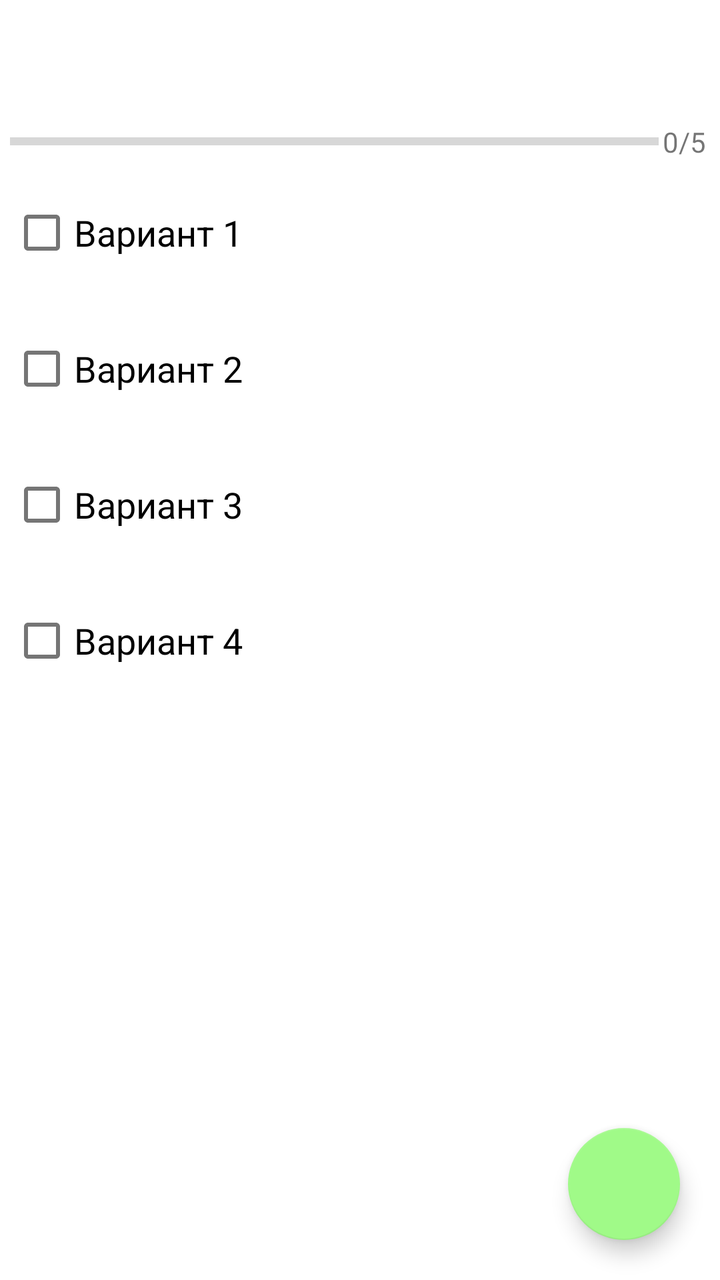
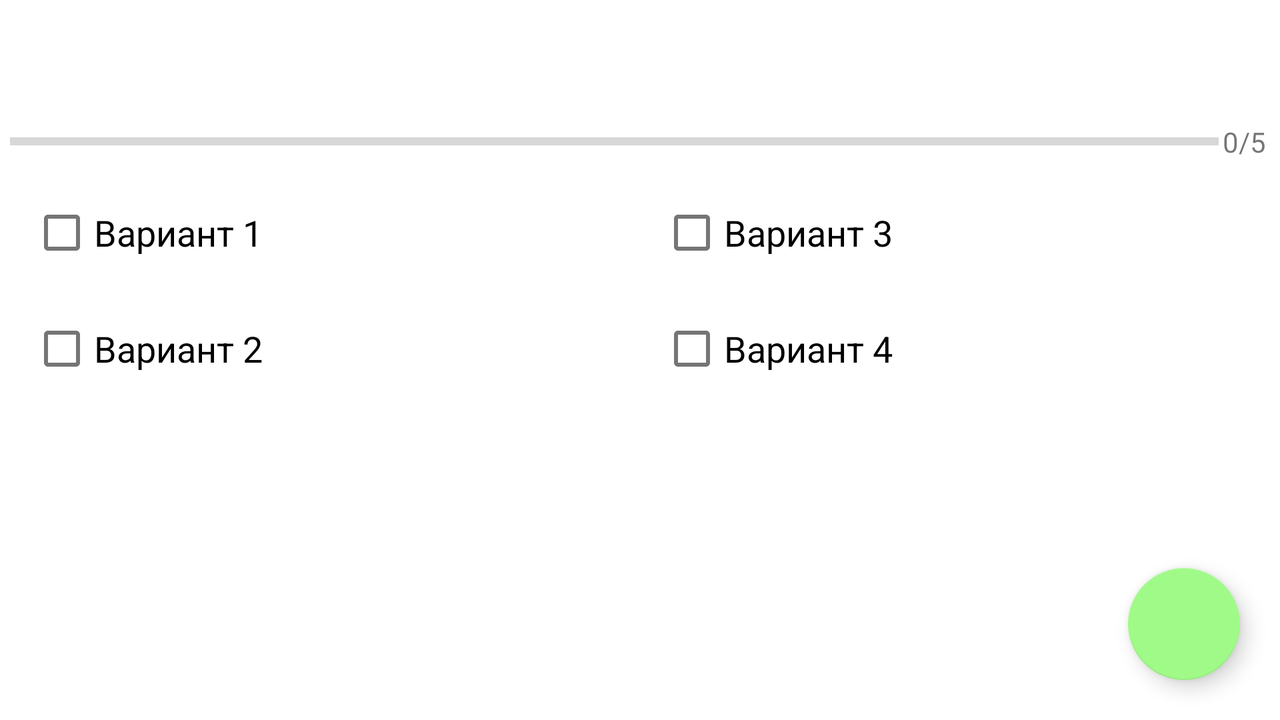

Two renders of one Android screen. The first uses the default layout on a phone; the second uses the alternative layout the repository ships for a different screen configuration, on a matching device. The two XML files are below.
<!-- AndroidManifest.xml: application theme Theme.QuizzApp -->
<!-- res/layout/activity_task.xml -->
<?xml version="1.0" encoding="utf-8"?>
<androidx.constraintlayout.widget.ConstraintLayout xmlns:android="http://schemas.android.com/apk/res/android"
    xmlns:app="http://schemas.android.com/apk/res-auto"
    xmlns:tools="http://schemas.android.com/tools"
    android:id="@+id/constraintView"
    android:layout_width="match_parent"
    android:layout_height="match_parent"

    android:fillViewport="true"
    tools:context=".TaskActivity">

    <com.google.android.material.floatingactionbutton.FloatingActionButton
        android:id="@+id/fabHomeTask"
        android:layout_width="wrap_content"
        android:layout_height="wrap_content"
        android:layout_marginEnd="20dp"
        android:layout_marginBottom="20dp"
        android:clickable="true"
        android:contentDescription="@string/home"
        android:focusable="true"
        app:layout_constraintBottom_toBottomOf="parent"
        app:layout_constraintEnd_toEndOf="parent"
        app:maxImageSize="40dp"
        app:srcCompat="@drawable/ic_exit"
        tools:ignore="ImageContrastCheck" />

    <ScrollView
        android:layout_width="match_parent"
        android:layout_height="match_parent"
        app:layout_constraintBottom_toBottomOf="parent"
        app:layout_constraintEnd_toEndOf="parent"
        app:layout_constraintStart_toStartOf="parent"
        app:layout_constraintTop_toTopOf="parent">

        <LinearLayout
            android:id="@+id/linearLayout8"
            android:layout_width="match_parent"
            android:layout_height="wrap_content"
            android:gravity="center"
            android:orientation="vertical"
            android:padding="5dp">

            <TextView
                android:id="@+id/tv_question"
                android:layout_width="match_parent"
                android:layout_height="wrap_content"
                android:layout_margin="10dp"
                android:layout_marginBottom="2dp"
                android:gravity="center"
                android:textColor="@color/dark_grey"
                android:textSize="22sp" />

            <ImageView
                android:id="@+id/iv_image"
                android:layout_width="match_parent"
                android:layout_height="wrap_content"
                android:layout_marginTop="5dp"
                android:contentDescription="@string/image_task" />

            <LinearLayout
                android:id="@+id/ll_progress_details"
                android:layout_width="match_parent"
                android:layout_height="wrap_content"
                android:gravity="center_vertical"
                android:orientation="horizontal">

                <ProgressBar
                    android:id="@+id/progress_bar"
                    style="?android:attr/progressBarStyleHorizontal"
                    android:layout_width="0dp"
                    android:layout_height="wrap_content"
                    android:layout_weight="1"
                    android:indeterminate="false"
                    android:max="5"
                    android:minHeight="5dp"
                    android:progress="0" />

                <TextView
                    android:id="@+id/tv_progress"
                    android:layout_width="wrap_content"
                    android:layout_height="wrap_content"
                    android:gravity="center"
                    android:padding="2dp"
                    android:textColorHint="@color/light_gray"
                    android:textSize="14sp"
                    tools:text="0/5" />
            </LinearLayout>


            <CheckBox
                android:id="@+id/opt1"
                android:layout_width="match_parent"
                android:layout_height="wrap_content"
                android:layout_marginTop="10dp"
                android:layout_marginBottom="10dp"
                android:textSize="18sp"
                tools:text="Вариант 1" />

            <CheckBox
                android:id="@+id/opt2"
                android:layout_width="match_parent"
                android:layout_height="wrap_content"
                android:layout_marginTop="10dp"
                android:layout_marginBottom="10dp"
                android:textSize="18sp"
                tools:text="Вариант 2" />

            <CheckBox
                android:id="@+id/opt3"
                android:layout_width="match_parent"
                android:layout_height="wrap_content"
                android:layout_marginTop="10dp"
                android:layout_marginBottom="10dp"
                android:textSize="18sp"
                tools:text="Вариант 3" />

            <CheckBox
                android:id="@+id/opt4"
                android:layout_width="match_parent"
                android:layout_height="wrap_content"
                android:layout_marginTop="10dp"
                android:layout_marginBottom="10dp"
                android:textSize="18sp"
                tools:text="Вариант 4" />

            <com.google.android.material.button.MaterialButton
                android:id="@+id/btn_submit"
                android:layout_width="match_parent"
                android:layout_height="wrap_content"
                android:layout_margin="10dp"
                android:background="@drawable/rect_rounded_button"
                android:text="@string/btn_submit_txt"
                android:textColor="@color/white"
                android:textSize="18sp">

            </com.google.android.material.button.MaterialButton>

        </LinearLayout>
    </ScrollView>

</androidx.constraintlayout.widget.ConstraintLayout>
<!-- resources referenced by this layout -->
<resources>
  <color name="dark_grey">#363A43</color>
  <color name="light_gray">#7A8089</color>
  <color name="white">#FFFFFFFF</color>
  <string name="btn_submit_txt">Ответить</string>
  <string name="home">Home</string>
  <string name="image_task">image task</string>
  <style name="Theme.QuizzApp" parent="Theme.MaterialComponents.Light.NoActionBar">
          
          <item name="android:forceDarkAllowed" tools:targetApi="q">false</item>
          <item name="colorPrimary">#6dc659</item>
          <item name="colorPrimaryVariant">#39952a</item>
          <item name="colorOnPrimary">@color/white</item>
          
          <item name="colorSecondary">#a0fa88</item>
          <item name="colorSecondaryVariant">#39952a</item>
          <item name="colorOnSecondary">@color/white</item>
          
          <item name="android:statusBarColor" tools:targetApi="l">?attr/colorPrimaryVariant</item>
          
      </style>
</resources>
<!-- res/layout-land/activity_task.xml (the repository's variant of the layout above) -->
<!-- drawn on the phone turned sideways -->
<?xml version="1.0" encoding="utf-8"?>
<androidx.constraintlayout.widget.ConstraintLayout xmlns:android="http://schemas.android.com/apk/res/android"
    xmlns:app="http://schemas.android.com/apk/res-auto"
    xmlns:tools="http://schemas.android.com/tools"
    android:id="@+id/constraintView"
    android:layout_width="match_parent"
    android:layout_height="match_parent"

    android:fillViewport="true"
    tools:context=".TaskActivity">

    <com.google.android.material.floatingactionbutton.FloatingActionButton
        android:id="@+id/fabHomeTask"
        android:layout_width="wrap_content"
        android:layout_height="wrap_content"
        android:layout_marginEnd="20dp"
        android:layout_marginBottom="20dp"
        android:clickable="true"
        android:contentDescription="@string/home"
        android:focusable="true"
        app:layout_constraintBottom_toBottomOf="parent"
        app:layout_constraintEnd_toEndOf="parent"
        app:maxImageSize="40dp"
        app:srcCompat="@drawable/ic_exit"
        tools:ignore="ImageContrastCheck" />

    <ScrollView
        android:layout_width="match_parent"
        android:layout_height="match_parent"
        app:layout_constraintBottom_toBottomOf="parent"
        app:layout_constraintEnd_toEndOf="parent"
        app:layout_constraintStart_toStartOf="parent"
        app:layout_constraintTop_toTopOf="parent">

        <LinearLayout
            android:id="@+id/linearLayout8"
            android:layout_width="match_parent"
            android:layout_height="wrap_content"
            android:gravity="center"
            android:orientation="vertical"
            android:padding="5dp">

            <TextView
                android:id="@+id/tv_question"
                android:layout_width="match_parent"
                android:layout_height="wrap_content"
                android:layout_margin="10dp"
                android:layout_marginBottom="2dp"
                android:gravity="center"
                android:textColor="@color/dark_grey"
                android:textSize="22sp" />

            <ImageView
                android:id="@+id/iv_image"
                android:layout_width="match_parent"
                android:layout_height="wrap_content"
                android:layout_marginTop="5dp"
                android:contentDescription="@string/image_task" />

            <LinearLayout
                android:id="@+id/ll_progress_details"
                android:layout_width="match_parent"
                android:layout_height="wrap_content"
                android:gravity="center_vertical"
                android:orientation="horizontal">

                <ProgressBar
                    android:id="@+id/progress_bar"
                    style="?android:attr/progressBarStyleHorizontal"
                    android:layout_width="0dp"
                    android:layout_height="wrap_content"
                    android:layout_weight="1"
                    android:indeterminate="false"
                    android:max="5"
                    android:minHeight="5dp"
                    android:progress="0" />

                <TextView
                    android:id="@+id/tv_progress"
                    android:layout_width="wrap_content"
                    android:layout_height="wrap_content"
                    android:gravity="center"
                    android:padding="2dp"
                    android:textColorHint="@color/light_gray"
                    android:textSize="14sp"
                    tools:text="0/5" />
            </LinearLayout>

<androidx.constraintlayout.widget.ConstraintLayout
    android:layout_width="match_parent"
    android:layout_height="match_parent">
    <androidx.constraintlayout.widget.Guideline
        android:id="@+id/guideline2"
        android:layout_width="match_parent"
        android:layout_height="match_parent"
        app:layout_constraintGuide_percent="0.5"
        android:orientation="vertical"/>

    <CheckBox
        android:id="@+id/opt1"
        android:layout_margin="10dp"
        android:layout_width="0dp"
        android:layout_height="wrap_content"
        android:textSize="18sp"
        app:layout_constraintStart_toStartOf="parent"
        app:layout_constraintTop_toTopOf="parent"
        app:layout_constraintEnd_toStartOf="@+id/guideline2"
        tools:text="Вариант 1" />

    <CheckBox
        android:id="@+id/opt2"
        android:layout_width="0dp"
        android:layout_height="wrap_content"
        android:layout_margin="10dp"
        android:textSize="18sp"
        app:layout_constraintBottom_toBottomOf="parent"
        app:layout_constraintEnd_toStartOf="@+id/guideline2"
        app:layout_constraintStart_toStartOf="parent"
        app:layout_constraintTop_toBottomOf="@+id/opt1"
        tools:text="Вариант 2" />

    <CheckBox
        android:id="@+id/opt3"
        android:layout_margin="10dp"
        android:layout_width="0dp"
        android:layout_height="wrap_content"
        android:textSize="18sp"
        app:layout_constraintEnd_toEndOf="parent"
        app:layout_constraintTop_toTopOf="parent"
        app:layout_constraintStart_toEndOf="@+id/guideline2"
        tools:text="Вариант 3" />

    <CheckBox
        android:id="@+id/opt4"
        android:layout_width="0dp"
        android:layout_height="wrap_content"
        android:layout_margin="10dp"
        android:textSize="18sp"
        app:layout_constraintBottom_toBottomOf="parent"
        app:layout_constraintEnd_toEndOf="parent"
        app:layout_constraintStart_toEndOf="@+id/guideline2"
        app:layout_constraintTop_toBottomOf="@id/opt3"
        tools:text="Вариант 4" />
</androidx.constraintlayout.widget.ConstraintLayout>


            <com.google.android.material.button.MaterialButton
                android:id="@+id/btn_submit"
                android:layout_width="match_parent"
                android:layout_height="wrap_content"
                android:layout_margin="10dp"
                android:background="@drawable/rect_rounded_button"
                android:text="@string/btn_submit_txt"
                android:textColor="@color/white"
                android:textSize="18sp">

            </com.google.android.material.button.MaterialButton>

        </LinearLayout>
    </ScrollView>

</androidx.constraintlayout.widget.ConstraintLayout>
